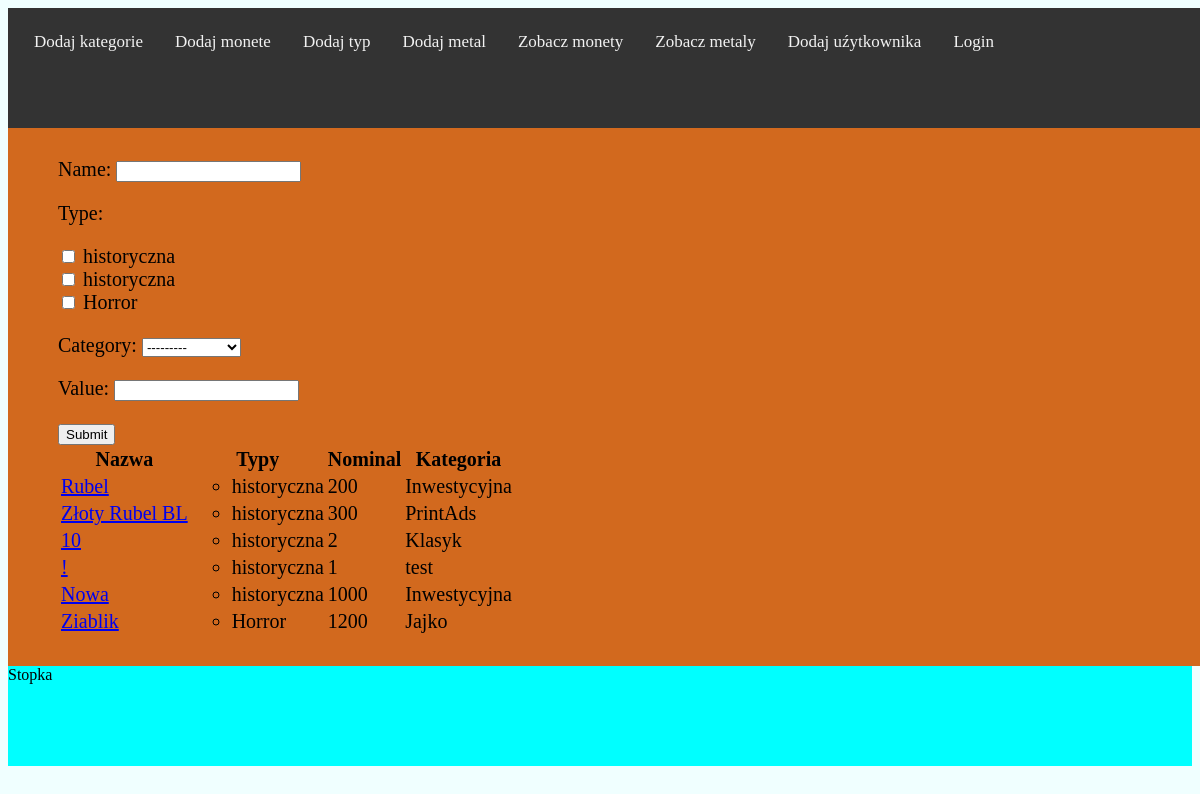
Page /kolekcja/show_coins/ on the committed database.
### kolekcja/models.py (models this page shows, shortened)
class Type(models.Model):
    name = models.CharField(max_length=64)
    def __str__(self):
        return self.name

class Category(models.Model):
    name = models.CharField(max_length=64)
    parent = models.ForeignKey('Category', on_delete=models.CASCADE,
                               null=True)
    def __str__(self):
        return self.name

class Coin(models.Model):
    name = models.CharField(max_length=64)
    nominal = models.IntegerField
    type = models.ManyToManyField(Type)
    category = models.ForeignKey(Category, on_delete=models.CASCADE)
    value = models.IntegerField(null=True)

### kolekcja/views.py (the view)
# urls.py: path('show_coins/', views.Show_coin.as_view(), name='show_coins'),
class Show_coin(View):
    def get(self, request):
        db_coins = Coin.objects.all()
        form = CoinSearchForm(request.GET)
        if form.is_valid():
            name = form.cleaned_data.get('name', '')
            db_coins = db_coins.filter(name__icontains=name)
            cat = form.cleaned_data.get('category')
            if cat:
                db_coins = db_coins.filter(category_id=cat)
            value = form.cleaned_data.get('value')
            if value:
                db_coins = db_coins.filter(value=value)
            type = form.cleaned_data.get('type')
            for t in type:
                db_coins = db_coins.filter(type=t)
        return render(request, 'show_coins.html', {'db_coins':db_coins, 'form': form})

### kolekcja/forms.py
class CoinSearchForm(forms.Form):
    name = forms.CharField(required=False)
    type = forms.ModelMultipleChoiceField(
        required=False,
        widget=forms.CheckboxSelectMultiple,
        queryset=Type.objects.all()
    )
    category = forms.ModelChoiceField(
        queryset=Category.objects.all(),
        required=False
    )
    value = forms.IntegerField(required=False)

### templates/show_coins.html (shortened to what this page needs)
{% extends 'index.html' %}
{% block content %}
    <ul>
    <form>
    {{ form.as_p }}
    <input type="submit">
    </form>
    <table>
    <tr>
        <th>Nazwa</th><th>Typy</th><th>Nominal</th><th>Kategoria</th>
    </tr>
    {% for coin in db_coins %}
    <tr>
        <td><a href="/show_coins/{{ coin.id }}">{{ coin.name }}</a></td>
        <td>
            <ul>
        {% for type in coin.type.all %}
        <li>{{ type.name }}</li>
        {% endfor %}
            </ul>
        </td>
    <td>{{ coin.value }}</td>
    <td>{{ coin.category }}</td>
    </tr>
        {% endfor %}
    </table>
{% endblock %}

### templates/index.html (shortened to what this page needs)
{% load static %}
<!doctype html>
<html lang="en">
<head>
    <link type="text/css" rel="stylesheet" href="{% static 'base.css' %}">
</head>
<body class="contener">
<div class="header">
<a href = '{% url 'add_category_form' %}'>Dodaj kategorie</a>
<a href = '{% url 'coin' %}'>Dodaj monete</a>
<a href = '{% url 'type' %}'>Dodaj typ</a>
<a href = '{% url 'metal' %}'>Dodaj metal</a>
<a href = '{% url 'show_coins' %}'>Zobacz monety</a>
<a href = '{% url 'show_metal' %}'>Zobacz metaly</a>
    <a href = '{% url 'create_user' %}'>Dodaj uźytkownika</a>
    <div class="user_panel">
        {% if user.is_authenticated %}
            <a href = '{% url 'logout' %}'>Logout</a>
            <a href = '{% url 'collection' %}'>Kolekcja</a>
        {% else %}
            <a href = '{% url 'login' %}'>Login</a>
        {% endif %}
    </div>
</div>
<div class="body">{% block content %}{% endblock %}</div>
<div class="footer">Stopka</div>
</body>
</html>

### kolekcja/static/base.css (style rules this page uses)
.contener { display: flex; flex-direction:column; background-color: azure; }
.header { background-color: #333333; padding: 10px; height: 100px; width: 100%; }
.body { font-size: 20px; padding: 10px; min-height: 500px; width: 100%; background-color: chocolate; }
.footer { height: 100px; width: 100%; background-color: aqua; }
.header a { float: left; color: #f2f2f2; text-align: center; padding: 14px 16px; text-decoration: none; font-size: 17px; }

### rows in the picture
Type: name "historyczna"
Coin: name "Rubel", value "200", category "Inwestycyjna"
Type: name "historyczna"
Coin: name "Złoty Rubel BL", value "300", category "PrintAds"
Coin: name "10", value "2", category "Klasyk"
Coin: name "!", value "1", category "test"
Coin: name "Nowa", value "1000", category "Inwestycyjna"
Coin: name "Ziablik", value "1200", category "Jajko"
Type: name "Horror"
